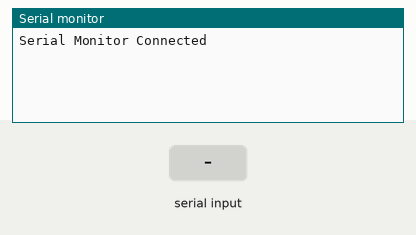
Simulated run of this sketch. Board: Arduino Uno, built with avr-gcc and run on an emulated ATmega328P. Shown: the last lines printed to the serial monitor. Inputs (shaded band) come from the test bench.

Above: at 1.2 s.
1.3 s: "1" received over Serial
At 2.5 s:
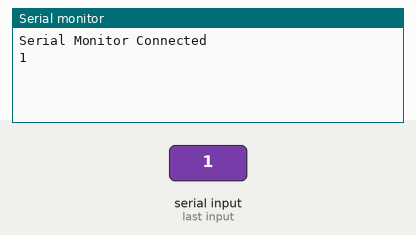
2.8 s: byte 46 (46) received over Serial
At 3.7 s:
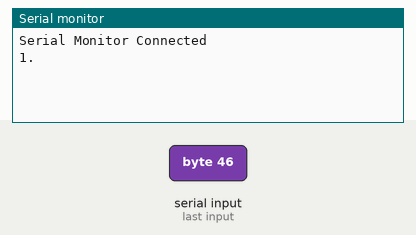
4.3 s: "0" received over Serial
At 4.9 s:
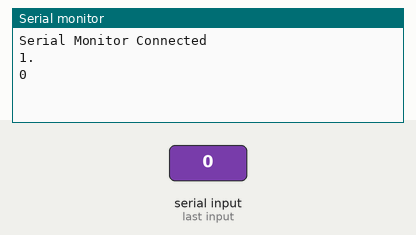

The sketch:

char_Communication.ino
```cpp
/*
 For more details see: http://projectsfromtech.blogspot.com/


 Read char value from Serial Monitor
 Display that value on the Serial Monitor
 */


char val = 0;
int incoming = 0;

void setup()
{
  Serial.begin(115200);
  Serial.println("Serial Monitor Connected");
}

void loop()
{
  incoming = Serial.available();
  while (incoming == 0)     //keep checking until something is available
  {
    incoming = Serial.available();
  }
   val = Serial.read();  //Reads the input from the Serial Monitor


  if (val == 46)               //If val is a period
    Serial.println(val);       //display val with a line return afterward
  else
    Serial.print(val);         //display val
}
```

Measured:
- after the input at 1.3 s, the serial monitor: prints a new line at once (image 1)
- after the input at 2.8 s, the serial monitor: prints a new line at once (image 2)
- after the input at 4.3 s, the serial monitor: prints a new line at once (image 3)
